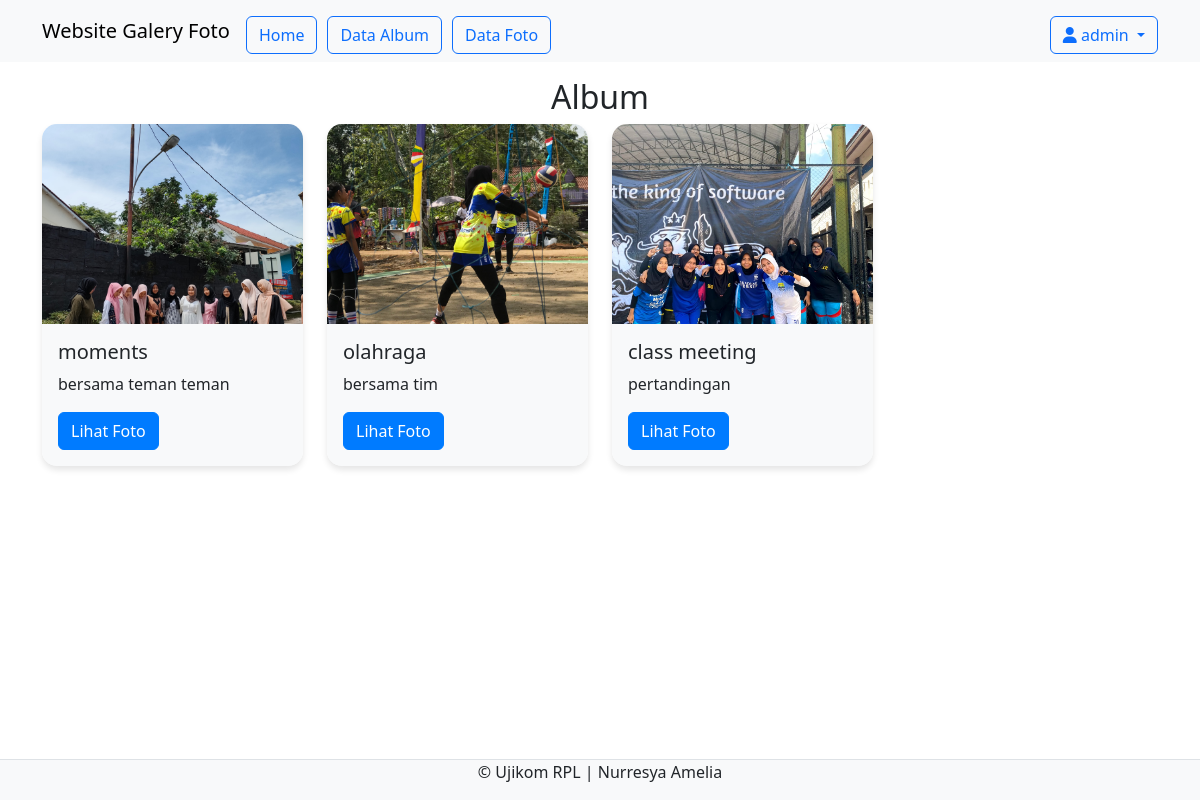
The app's page /user/home.php (signed in) with its own data.
### tables this page shows
CREATE TABLE `user` (
  `userID` int(11) NOT NULL,
  `Username` varchar(255) NOT NULL,
  `Password` varchar(255) NOT NULL,
  `Email` varchar(255) NOT NULL,
  `NamaLengkap` varchar(255) NOT NULL,
  `Alamat` text NOT NULL,
  `Role` varchar(255) NOT NULL DEFAULT 'user'
);

CREATE TABLE `album` (
  `AlbumID` int(11) NOT NULL,
  `NamaAlbum` varchar(255) NOT NULL,
  `Deskripsi` text NOT NULL,
  `TanggalDibuat` date NOT NULL,
  `userID` int(11) NOT NULL
);

CREATE TABLE `foto` (
  `fotoid` int(11) NOT NULL,
  `judulfoto` varchar(255) NOT NULL,
  `deskripsifoto` text NOT NULL,
  `tanggalunggah` date NOT NULL,
  `lokasifile` varchar(255) NOT NULL,
  `AlbumID` int(11) NOT NULL,
  `userID` int(11) NOT NULL
);

### user/home.php (the view, shortened to what this page needs)
<?php
$userID = $_SESSION['userID'];
include_once("../config/koneksi.php");
$username = "Username";
$query_user = mysqli_query($koneksi, "SELECT NamaLengkap FROM user WHERE userID = '$userID'");
$data_user = mysqli_fetch_array($query_user);
if ($data_user) {
  $username = $data_user['NamaLengkap'];
}
?>
<!DOCTYPE html>
<html lang="en">
<head>
    <link rel="stylesheet" type="text/css" href="../assets/css/bootstrap.min.css">
    <link rel="stylesheet" href="https://cdnjs.cloudflare.com/ajax/libs/font-awesome/6.5.1/css/all.min.css" />
</head>
<body>
<nav class="navbar navbar-expand-lg bg-body-tertiary">
  <div class="container">
    <a class="navbar-brand" href="index.php">Website Galery Foto</a>
    <div class="collapse navbar-collapse mt-2" id="navbarNavAltMarkup">
      <div class="navbar-nav me-auto">
        <a href="home.php" class="btn btn-outline-primary">Home</a>
        <a href="album.php" class="btn btn-outline-primary">Data Album</a>
        <a href="foto.php" class="btn btn-outline-primary">Data Foto</a>
      </div>
      <div class="navbar-nav ms-auto">
    <div class="dropdown">
            <button class="btn btn-outline-primary dropdown-toggle" type="button" id="dropdownMenuButton" data-bs-toggle="dropdown" aria-expanded="false">
              <i class="fas fa-user"></i> <?php echo $username; ?>
            </button>
          </div>
      </div>
    </div>
  </div>
</nav>
    <div class="container mt-3">
        <center><h2>Album</h2></center>
        <div class="row">
            <?php
            $query = mysqli_query($koneksi, "SELECT * FROM album");
            while ($row = mysqli_fetch_array($query)) {
                $albumID = $row['AlbumID'];
                $query_foto = mysqli_query($koneksi, "SELECT * FROM foto WHERE AlbumID='$albumID' LIMIT 1");
                $foto = mysqli_fetch_assoc($query_foto);
            ?>
                <div class="col-md-3">
                    <div class="card mb-4">
                        <img src="../assets/img/<?php echo $foto['lokasifile']; ?>" class="card-img-top" alt="Foto Album">
                        <div class="card-body">
                            <h5 class="card-title"><?php echo $row['NamaAlbum']; ?></h5>
                            <p class="card-text"><?php echo $row['Deskripsi']; ?></p>
                            <a href="detailalbum.php?AlbumID=<?php echo $row['AlbumID']; ?>" class="btn btn-primary">Lihat Foto</a>
                        </div>
                    </div>
                </div>
            <?php } ?>
        </div>
    </div>
    <footer class="d-flex justify-content-center border-top mt-3 bg-light fixed-bottom">
        <p>&copy; Ujikom RPL | Nurresya Amelia</p>
    </footer>
</body>
</html>

### user/home.php (style rules this page uses)
.card { border: none; border-radius: 15px; box-shadow: 0 4px 6px rgba(0, 0, 0, 0.1); transition: transform 0.3s ease; }
.card-img-top { border-top-left-radius: 15px; border-top-right-radius: 15px; height: 200px; object-fit: cover; }
.card-body { background-color: #f8f9fa; border-bottom-left-radius: 15px; border-bottom-right-radius: 15px; }
.btn-primary { background-color: #007bff; border-color: #007bff; }

### records on screen
user: NamaLengkap "admin"
album: foto.lokasifile (picture), NamaAlbum "moments", Deskripsi "bersama teman teman"
album: foto.lokasifile (picture), NamaAlbum "olahraga", Deskripsi "bersama tim"
album: foto.lokasifile (picture), NamaAlbum "class meeting", Deskripsi "pertandingan"
